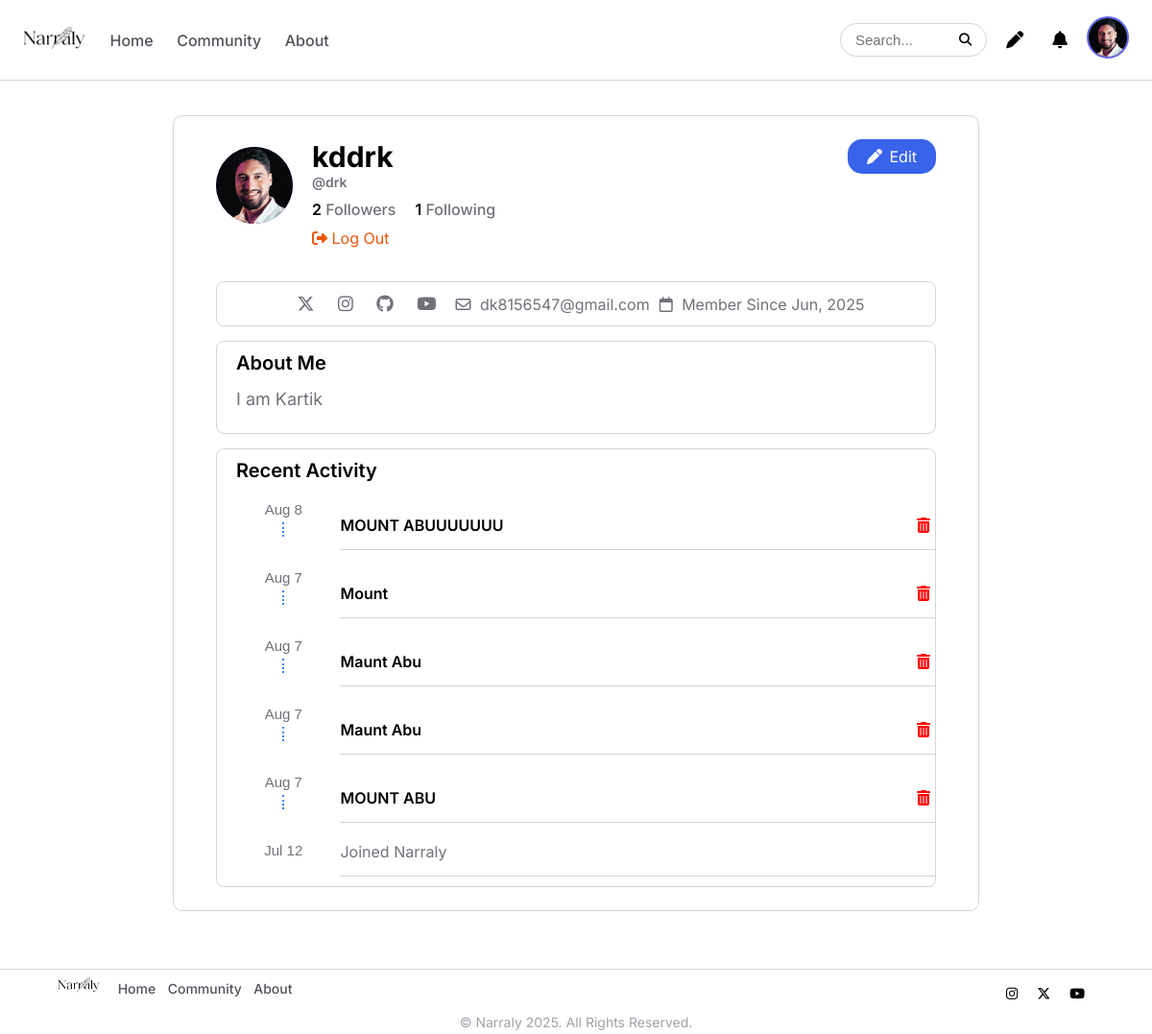
Page /profile (signed in) on the earlier database version.
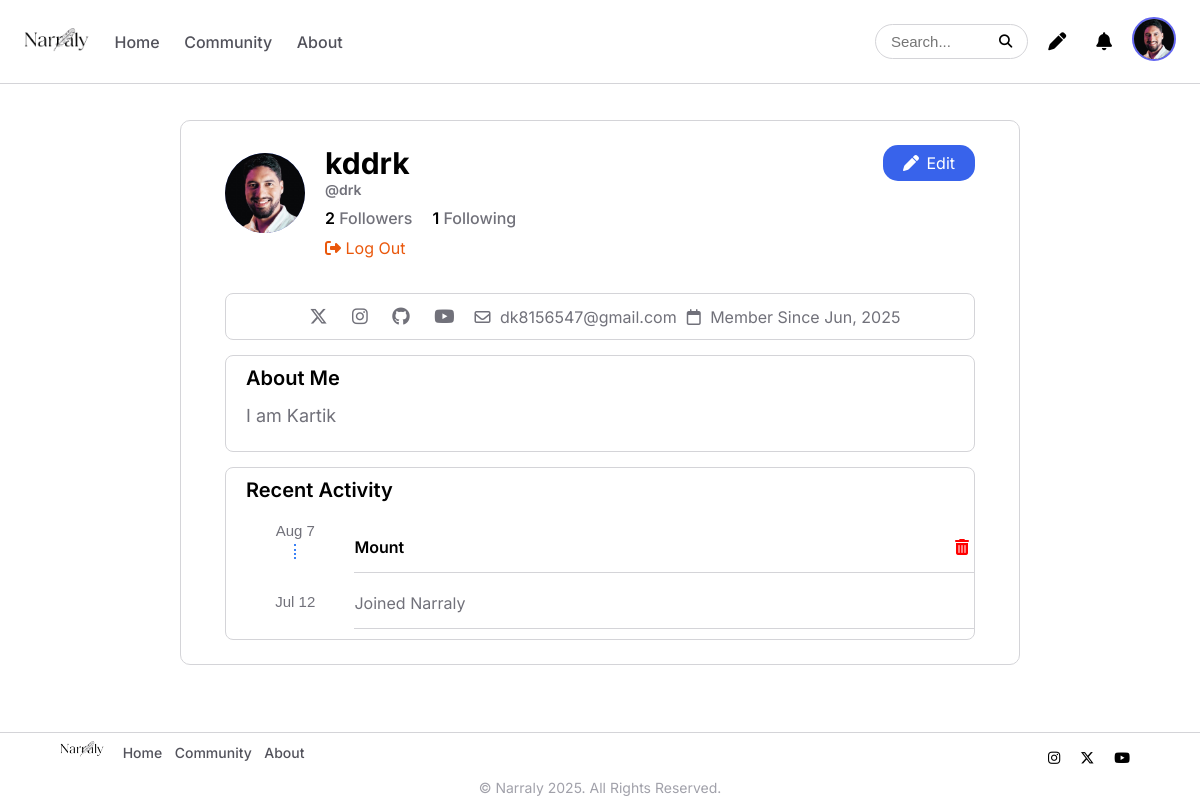
Same page on the later database version.
### home/models.py (models this page shows, shortened)
class Profile(models.Model):
    uid = models.BigAutoField(primary_key=True)
    username = models.CharField(max_length=255)
    name = models.CharField(max_length=255)
    image = models.ImageField(upload_to='uimages/',null=True)
    email = models.CharField(max_length=255)
    profilbio = models.TextField()
    twitter = models.CharField(max_length=255)
    instagram = models.CharField(max_length=255)
    github = models.CharField(max_length=255)
    youtube = models.CharField(max_length=255)

class Blogwrite(models.Model):
    bwid= models.BigAutoField(primary_key=True)
    author = models.ForeignKey(Profile,on_delete=models.CASCADE,related_name="posts", null=True, blank=True)
    cimage=models.ImageField(upload_to='bimages/',null=True)
    title= models.CharField(max_length=255)
    subtitle= models.CharField(max_length=255)
    content = models.TextField()
    created_at = models.DateTimeField(auto_now_add=True)

### home/views.py (the view)
# urls.py: path('profile',views.profile,name="profile"),
def profile(request):
    if request.user.is_authenticated:
            username = request.user.username
            data = Profile.objects.filter(username=username)
            for i in data:
                uid=i.uid
            cprofile = get_object_or_404(Profile, uid=uid)
            data1=Member.objects.filter(username=username)
            blog=Blogwrite.objects.filter(author=uid).order_by('-created_at')
            duser = User.objects.get(username=username)
            join_date = duser.date_joined
            foprofile=Follow.objects.filter(following=cprofile)
            frprofile=Follow.objects.filter(follower=cprofile)
            if not data.exists():
                Profile.objects.create(username=username)
                data = Profile.objects.filter(username=username)
            context={
                'data':data,
                'data1':data1,
                'blog':blog,
                'join_date':join_date,
                'foprofile':foprofile,
                'frprofile':frprofile,
            }
            return render (request,'../templates/profileu.html',context)
    else:
         return redirect('home')

### home/templates/profileu.html (shortened to what the changed rows need)
{% load static %}
<!DOCTYPE html>
<html lang="en">
<head>
    <link rel="stylesheet" href="https://cdnjs.cloudflare.com/ajax/libs/font-awesome/6.7.2/css/all.min.css"
 />
    <link rel="stylesheet" href="../static/profileu.css">
</head>
<body>
    <header>
<nav class="nav">
            <div class="nav-right">
                {% for i in data %}
                <div class="imgwrp">
                    <div class="{% if data1 %} nr-imgg {%else%} nr-img {%endif%}">
                        {% if i.image %}
                        <img src="{{ i.image.url }}" alt="" id="toggleBtn">
                        {% else %}
                        <span class="nr-text" id="toggleBtn">IMG</span>
                        {% endif %}
                    </div>
                </div>
                {% endfor %}
            </div>
        </nav>
    </header>
    <main class="main">
        {% for i in data %}
        <section class="profile">
            <section class="profile-top">
                <div class="proft-img">
                    {% if i.image %}
                    <img src="{{ i.image.url }}" alt="">
                    {% else %}
                    <span class="initial">IMG</span>
                    {% endif %}
                </div>
                <div class="proft-name">
                    {% if i.name %}
                    <h2>{{i.name}}</h2>
                    {% else %}
                    <h2>{{i.username}}</h2>
                    {% endif %}
                    <h3>@{{i.username}}</h3>
                    <div class="follow">
                        <a href="{% url 'followersi' i.uid %}">
                            <p>{{foprofile|length}} Followers</p>
                        </a>
                        <a href="{% url 'followingi' i.uid %}">
                            <p>{{frprofile|length}} Following</p>
                        </a>
                    </div>
                    <div class="prot-logout">
                        <a href="{% url 'logout_view' %}"><i class="fa-solid fa-right-from-bracket"></i> Log Out</a>
                    </div>
                </div>
                <div class="prot-edit">
                    <a href="{% url 'pedit' %}"><i class="fa-solid fa-pen"></i> Edit</a>
                </div>
            </section>
            <section class="member-all">
                <div class="m-link">
                    {% if i.twitter %}
                    <a href="{{i.twitter}}"><i class="fa-brands fa-x-twitter"></i></a>
                    {% endif %}
                    {% if i.instagram %}
                    <a href="{{i.instagram}}"><i class="fa-brands fa-instagram"></i></a>
                    {% endif %}
                    {% if i.github %}
                    <a href="{{i.github}}"><i class="fa-brands fa-github"></i></a>
                    {% endif %}
                    {% if i.youtube %}
                    <a href="{{i.youtube}}"><i class="fa-brands fa-youtube"></i></a>
                    {% endif %}
                </div>
                <div class="m-addr">
                    {% if i.email %}
                    <a href=""><i class="fa-regular fa-envelope"></i> {{i.email}}</a>
                    {%endif%}
                </div>
                <div class="m-join">
                    <a href=""><i class="fa-regular fa-calendar"></i> Member Since Jun, 2025</a>
                </div>
            </section>
            <section class="about-me">
                <h2>About Me</h2>
                <p>{{i.profilbio}}</p>
            </section>
            <section class="recent-acti">
                <h2>Recent Activity</h2>
                {% for i in blog %}
                <div class="ra-data">
                    <div class="rad-left">
                        <span>{{i.created_at|date:"M j"}}</span>
                        <div class="dot-line"></div>
                    </div>
                    <div class="rad-right">
                        <a href="{% url 'blog' i.bwid %}">
                            <p>{{i.title}}</p>
                        </a>
                        <form action="{% url 'delete_blog' i.bwid %}" method="POST">
                                    <button type="submit" style="border:none; background:none;">
                                        <span><i class="fa-solid fa-trash-can"></i></span>
                                    </button>
                                </form>
                    </div>
                </div>
                {%endfor%}
                <div class="raa-data">
                    <div class="rada-left">
                        <span>{{join_date|date:"M j"}}</span>
                    </div>
                    <div class="rada-right">
                        <p>Joined Narraly</p>
                    </div>
                </div>
            </section>
        </section>
        {% endfor %}
    </main>
</body>
</html>

Differences in the rows shown:
removed Blogwrite: created_at "Aug 8", title "MOUNT ABUUUUUUU"
removed Blogwrite: created_at "Aug 7", title "Maunt Abu"
removed Blogwrite: created_at "Aug 7", title "Maunt Abu"
removed Blogwrite: created_at "Aug 7", title "MOUNT ABU"
